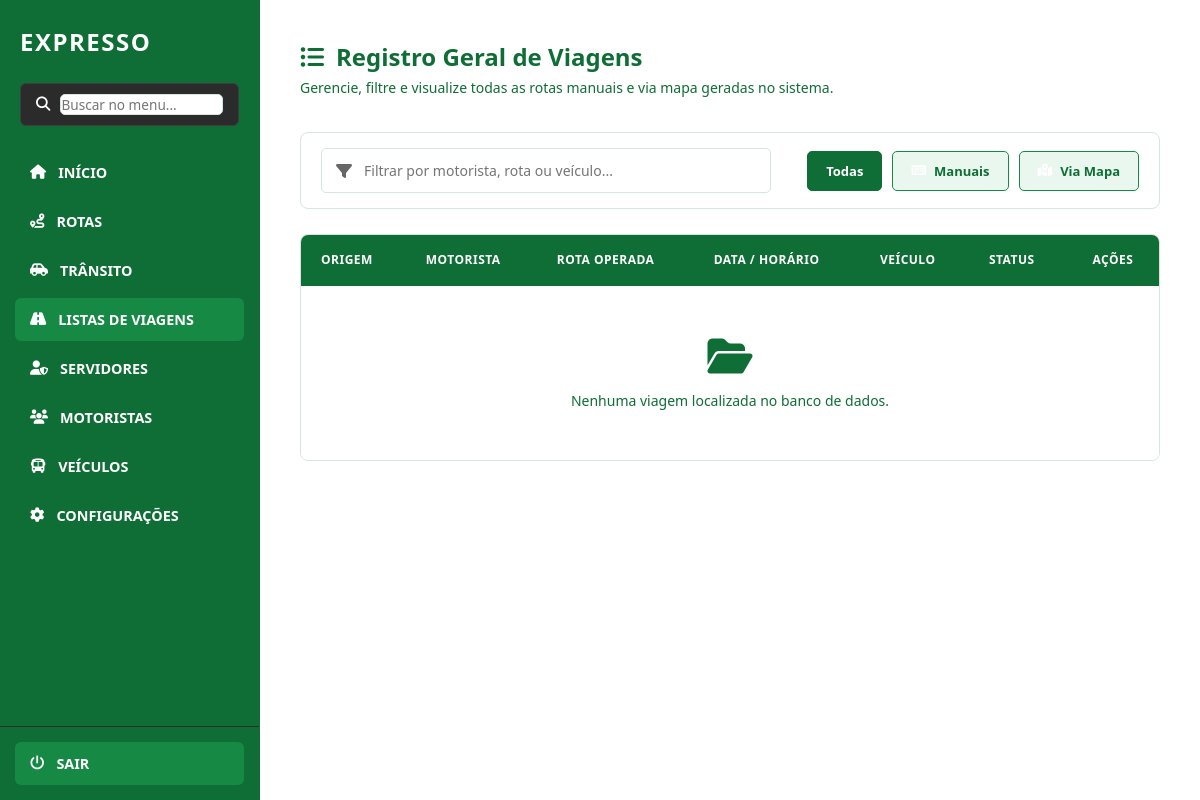
The app's page /list_viagem (signed in), older data.
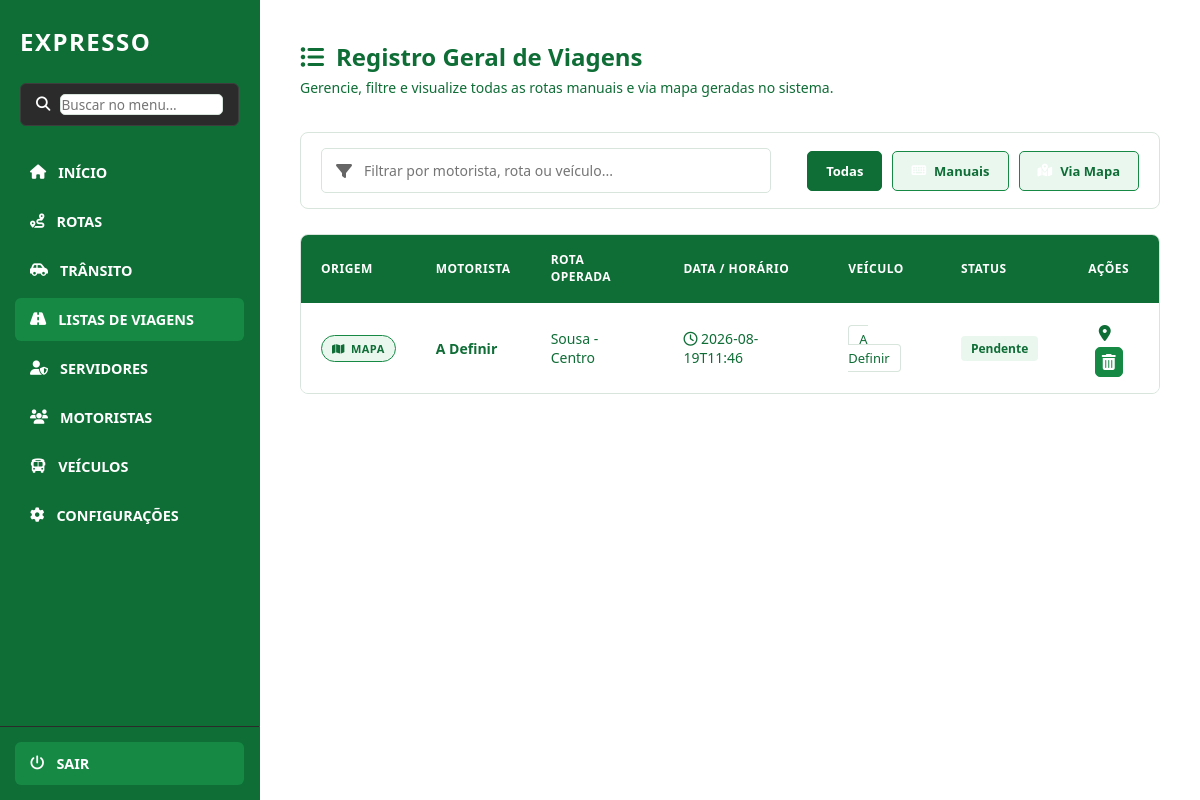
The same page, newer data.
### modelosDB/modelos.py (models this page shows, shortened)
class SolicitacaoViagem(db.Model):
    __tablename__ = 'solicitacoes_viagem'
    id = db.Column(db.Integer, primary_key=True)
    servidor_id = db.Column(db.Integer, db.ForeignKey('servidor.id')) # Relacionamento
    motorista_id = db.Column(db.Integer, db.ForeignKey('motoristas.id'), nullable=True)
    motorista_nome = db.Column(db.String(100), nullable=False)
    rota = db.Column(db.String(200), nullable=False)
    data_horario = db.Column(db.String(50), nullable=False)
    veiculo = db.Column(db.String(50), nullable=False)
    status = db.Column(db.String(50), default='Pendente')

### Blueprints/bp_admin.py (the view)
@admin_bp.route('/list_viagem', methods=['GET'])
def cad_viagem():
    if 'admin' not in session:
        return render_template('auth/principal.html')
    viagens_banco = SolicitacaoViagem.query.all()
    viagens_processadas = []
    for viagem in viagens_banco:
        if hasattr(viagem, 'tipo_cadastro') and viagem.tipo_cadastro:
            tipo = viagem.tipo_cadastro
        else:
            possui_mapa = CoordenadaRota.query.filter_by(viagem_id=viagem.id).first()
            tipo = 'mapa' if possui_mapa else 'manual'
        viagens_processadas.append({
            "id": viagem.id,
            "tipo_cadastro": tipo,
            "motorista_nome": viagem.motorista_nome,
            "rota": viagem.rota,
            "data_horario": viagem.data_horario,
            "veiculo": viagem.veiculo,
            "status": viagem.status
        })
    return render_template('admin/listar_viagens.html', viagens=viagens_processadas)

### templates/admin/listar_viagens.html (shortened to what this page needs)
<!DOCTYPE html>
<html lang="pt-br">
<head>
    <link rel="stylesheet" href="{{ url_for('static', filename='css/admin/admin.css') }}">
    <link rel="stylesheet" href="{{ url_for('static', filename='css/admin/listar_viagens.css') }}">
    <link rel="stylesheet" href="https://cdnjs.cloudflare.com/ajax/libs/font-awesome/6.4.0/css/all.min.css">
    <link rel="stylesheet" href="{{ url_for('static', filename='css/shared/base.css') }}">
</head>
<body>
    <div class="sidebar">
        <div class="sidebar-brand">
            <h1>EXPRESSO</h1>
        </div>
        <div class="search-box">
            <i class="fa-solid fa-magnifying-glass"></i>
            <input type="text" id="input-busca-menu" placeholder="Buscar no menu...">
        </div>
        <ul class="sidebar-menu">
            <li><a href="/pag_admin"><i class="fa-solid fa-house"></i> INÍCIO</a></li>
            <li><a href="/rotas"><i class="fa-solid fa-route"></i> ROTAS</a></li>
            <li><a href="/transito"><i class="fa-solid fa-car-side"></i> TRÂNSITO</a></li>
            <li><a href="/list_viagem" class="active"><i class="fa-solid fa-road"></i> LISTAS DE VIAGENS</a></li>
            <li><a href="/lista_servidores"><i class="fa-solid fa-user-shield"></i> SERVIDORES</a></li>
            <li><a href="/cad_motor"><i class="fa-solid fa-users"></i> MOTORISTAS</a></li>
            <li><a href="/cad_veiculos"><i class="fa-solid fa-bus"></i> VEÍCULOS</a></li>
            <li><a href="#"><i class="fa-solid fa-gear"></i> CONFIGURAÇÕES</a></li>
        </ul>
        <div class="sidebar-footer">
            <a href="/login_adm" class="logout-btn"><i class="fa-solid fa-power-off"></i> SAIR</a>
        </div>
    </div>
    <div class="main-content">
        <div class="titulo-listagem">
            <h1><i class="fa-solid fa-list-ul"></i> Registro Geral de Viagens</h1>
            <p>Gerencie, filtre e visualize todas as rotas manuais e via mapa geradas no sistema.</p>
        </div>
        <div class="container-filtros">
            <div class="pesquisa-tabela">
                <i class="fa-solid fa-filter"></i>
                <input type="text" id="busca-viagem" placeholder="Filtrar por motorista, rota ou veículo...">
            </div>
            <div class="botoes-filtro">
                <button class="btn-filtro ativo" data-filtro="todos">Todas</button>
                <button class="btn-filtro" data-filtro="manual"><i class="fa-solid fa-keyboard"></i> Manuais</button>
                <button class="btn-filtro" data-filtro="mapa"><i class="fa-solid fa-map-location-dot"></i> Via Mapa</button>
            </div>
        </div>
        <div class="tabela-container">
            <table class="tabela-expresso">
                <thead>
                    <tr>
                        <th>Origem</th>
                        <th>Motorista</th>
                        <th>Rota Operada</th>
                        <th>Data / Horário</th>
                        <th>Veículo</th>
                        <th>Status</th>
                        <th style="text-align: center;">Ações</th>
                    </tr>
                </thead>
                <tbody id="corpo-tabela-viagens">
                    {% if viagens %}
                        {% for v in viagens %}
                        <tr class="linha-viagem" data-tipo="{{ v.tipo_cadastro }}" id="viagem-{{ v.id }}">
                            <td>
                                {% if v.tipo_cadastro == 'mapa' %}
                                    <span class="badge-origem mapa"><i class="fa-solid fa-map"></i> Mapa</span>
                                {% else %}
                                    <span class="badge-origem manual"><i class="fa-solid fa-pen"></i> Manual</span>
                                {% endif %}
                            </td>
                            <td class="txt-principal">{{ v.motorista_nome }}</td>
                            <td>{{ v.rota }}</td>
                            <td><i class="fa-regular fa-clock"></i> {{ v.data_horario }}</td>
                            <td><span class="tag-veiculo">{{ v.veiculo }}</span></td>
                            <td>
                                <span class="status-tag status-{{ v.status | lower }}">
                                    {{ v.status }}
                                </span>
                            </td>
                            <td style="text-align: center;">
                                {% if v.tipo_cadastro == 'mapa' %}
                                    <a href="/transito" class="btn-tabela-ver" title="Visualizar Trajeto no Mapa">
                                        <i class="fa-solid fa-location-dot"></i>
                                    </a>
                                {% endif %}
                                <button onclick="deletarViagem('{{ v.id }}')" class="btn-tabela-deletar" title="Excluir Registro">
                                    <i class="fa-solid fa-trash-can"></i>
                                </button>
                            </td>
                        </tr>
                        {% endfor %}
                    {% else %}
                        <tr id="sem-dados">
                            <td colspan="7" class="tabela-vazia">
                                <i class="fa-solid fa-folder-open"></i>
                                <p>Nenhuma viagem localizada no banco de dados.</p>
                            </td>
                        </tr>
                    {% endif %}
                </tbody>
            </table>
        </div>
    </div>
</body>
</html>

### static/css/admin/admin.css (style rules this page uses)
* { margin: 0; padding: 0; box-sizing: border-box; font-family: 'Segoe UI', Arial, sans-serif; }
body { display: flex; height: 100vh; background-color: #1f1f1f; overflow-x: hidden; }
.sidebar { width: 260px; height: 100%; background-color: #181818; display: flex; flex-direction: column; border-right: 1px solid #2b2b2b; flex-shrink: 0; position: fixed; top: 0; left: 0; z-index: 10; transition: transform 0.3s cubic-bezier(0.4, 0, 0.2, 1); }
.sidebar-brand { padding: 25px 20px; }
.sidebar-brand h1 { color: #ffffff; font-size: 1.5rem; font-weight: 800; text-transform: uppercase; letter-spacing: 1.5px; }
.search-box { background-color: #2b2b2b; padding: 10px 15px; border-radius: 6px; display: flex; align-items: center; gap: 10px; margin: 0 20px 25px 20px; border: 1px solid #3d3d3d; }
.search-box i { color: #888888; font-size: 0.9rem; }
.search-box input { width: 100%; background: none; border: none; color: #ffffff; font-size: 0.85rem; outline: none; }
.sidebar-menu { list-style: none; display: flex; flex-direction: column; gap: 6px; padding: 0 15px; overflow-y: auto; flex-grow: 1; }
.sidebar-menu a { display: flex; align-items: center; gap: 12px; color: #b3b3b3; text-decoration: none; padding: 12px 15px; font-size: 0.9rem; font-weight: 600; border-radius: 6px; transition: all 0.2s ease; }
.sidebar-menu a.active { background-color: #2ecc71; color: #ffffff; }
.sidebar-footer { padding: 15px 15px; border-top: 1px solid #2b2b2b; }
.sidebar-footer a.logout-btn { display: flex; align-items: center; gap: 12px; color: #ff4d4d; text-decoration: none; padding: 12px 15px; font-size: 0.9rem; font-weight: bold; border-radius: 6px; }
.main-content { flex-grow: 1; margin-left: 260px; padding: 40px; overflow-y: auto; width: calc(100% - 260px); transition: margin-left 0.3s cubic-bezier(0.4, 0, 0.2, 1), width 0.3s cubic-bezier(0.4, 0, 0.2, 1); }

Row changes from the older to the newer data that the page shows:
added SolicitacaoViagem: motorista_nome "A Definir", rota "Sousa - Centro", data_horario "2026-08-19T11:46", veiculo "A Definir", status "Pendente"
Text that changed along with them:
text no longer shown: "Nenhuma viagem localizada no banco de dados."
